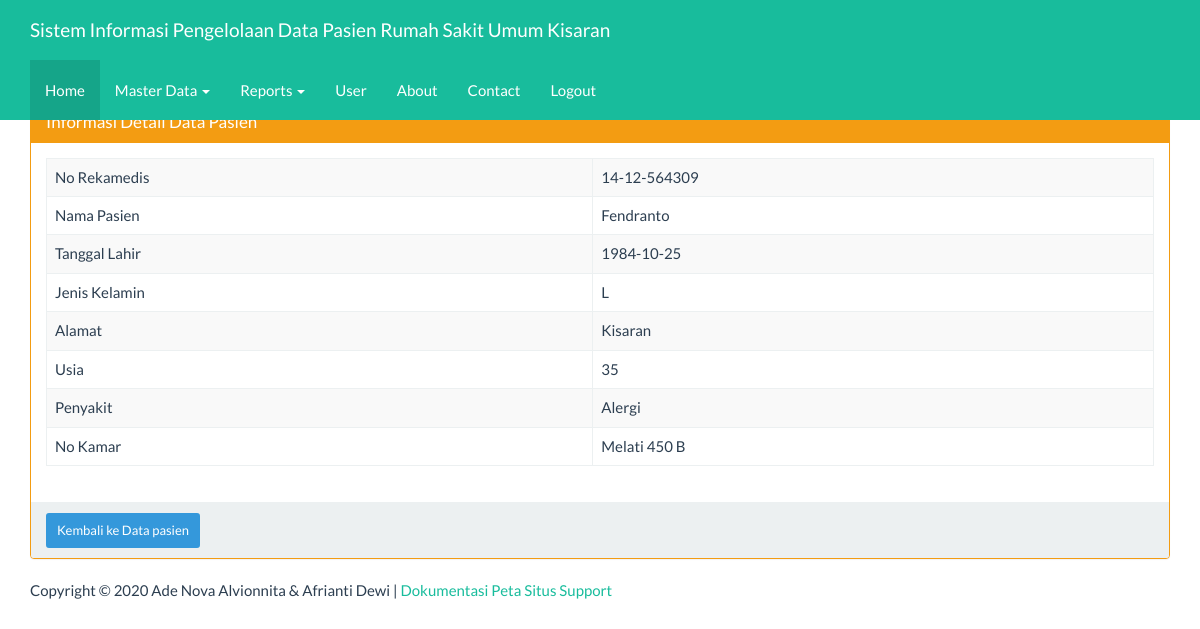
/index_admin.php?page=pasien&actions=detail&id=2 (signed in), run on the app's committed database.
### tables this page shows
CREATE TABLE `tbpasien` (
  `idpasien` int(10) NOT NULL,
  `no_rm` varchar(50) NOT NULL,
  `namapasien` varchar(100) NOT NULL,
  `tanggallahir` date NOT NULL,
  `jeniskelamin` enum('L','P') NOT NULL,
  `alamatpasien` varchar(100) NOT NULL,
  `usia` int(10) NOT NULL,
  `penyakit` varchar(50) NOT NULL,
  `noruangan` varchar(15) NOT NULL
);

### views/pasien_detail.php (the view)
<div class="container">
    <div class="row">
        <div class="col-xs-12">
            <div class="panel panel-warning">
                <div class="panel-heading">
                    <h3 class="panel-title">Informasi Detail Data Pasien</h3>
                </div>
                <div class="panel-body">
                    <?php
                    $sql = "SELECT * FROM tbpasien WHERE idpasien='" . $_GET ['id'] . "'";
                    $query = mysqli_query($koneksi, $sql) or die("SQL Detail error");
                    $data = mysqli_fetch_array($query);
                    ?>
                    <table class="table table-bordered table-striped table-hover">
					<tr>
                            <td>No Rekamedis</td> <td><?= $data['no_rm'] ?></td>
                        </tr>
                        <tr>
                            <td>Nama Pasien</td> <td><?= $data['namapasien'] ?></td>
                        </tr>
						<tr>
                            <td>Tanggal Lahir</td> <td><?= $data['tanggallahir'] ?></td>
                        </tr>
						<tr>
                            <td>Jenis Kelamin</td> <td><?= $data['jeniskelamin'] ?></td>
                        </tr>
                        <tr>
                            <td>Alamat</td> <td><?= $data['alamatpasien'] ?></td>
                        </tr>
                        <tr>
                            <td>Usia</td> <td><?= $data['usia'] ?></td>
                        </tr>
						<tr>
                            <td>Penyakit</td> <td><?= $data['penyakit'] ?></td>
                        </tr>
						<tr>
                            <td>No Kamar</td> <td><?= $data['noruangan'] ?></td>
                        </tr>
                    </table>
                </div>
                <div class="panel-footer">
                    <a href="?page=pasien&actions=tampil" class="btn btn-info btn-sm">
                        Kembali ke Data pasien </a>
                </div>
            </div>
        </div>
    </div>
</div>

### index_admin.php (style rules this page uses)
body { margin-top:70px; }

### data on the page
tbpasien: no_rm "14-12-564309", namapasien "Fendranto", tanggallahir "1984-10-25", jeniskelamin "L", alamatpasien "Kisaran", usia "35", penyakit "Alergi", noruangan "Melati 450 B"
